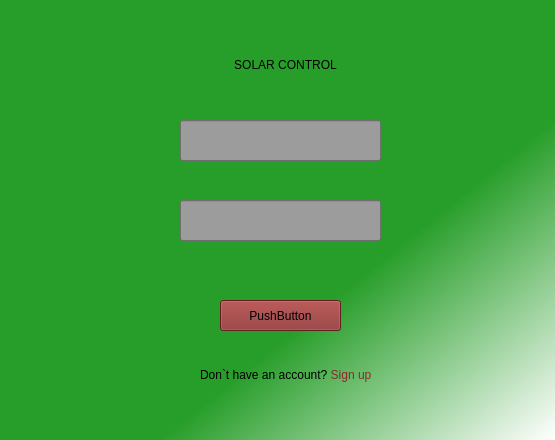
<?xml version="1.0" encoding="UTF-8"?>
<ui version="4.0">
 <class>Form</class>
 <widget class="QWidget" name="Form">
  <property name="geometry">
   <rect>
    <x>0</x>
    <y>0</y>
    <width>555</width>
    <height>440</height>
   </rect>
  </property>
  <property name="minimumSize">
   <size>
    <width>555</width>
    <height>440</height>
   </size>
  </property>
  <property name="maximumSize">
   <size>
    <width>555</width>
    <height>440</height>
   </size>
  </property>
  <property name="windowTitle">
   <string>Form</string>
  </property>
  <property name="styleSheet">
   <string notr="true">background-color: qlineargradient(spread:pad, x1:0.256, y1:0.272227, x2:1, y2:1, stop:0.511364 rgba(40, 158, 42, 255), stop:1 rgba(255, 255, 255, 255));</string>
  </property>
  <widget class="QLineEdit" name="Login">
   <property name="geometry">
    <rect>
     <x>180</x>
     <y>120</y>
     <width>201</width>
     <height>41</height>
    </rect>
   </property>
   <property name="whatsThis">
    <string>Login</string>
   </property>
   <property name="styleSheet">
    <string notr="true">background-color: rgb(156, 156, 156);</string>
   </property>
   <property name="inputMask">
    <string/>
   </property>
   <property name="text">
    <string/>
   </property>
   <property name="placeholderText">
    <string/>
   </property>
  </widget>
  <widget class="QLineEdit" name="Password">
   <property name="geometry">
    <rect>
     <x>180</x>
     <y>200</y>
     <width>201</width>
     <height>41</height>
    </rect>
   </property>
   <property name="whatsThis">
    <string>Login</string>
   </property>
   <property name="styleSheet">
    <string notr="true">background-color: rgb(156, 156, 156);</string>
   </property>
   <property name="inputMask">
    <string/>
   </property>
   <property name="text">
    <string/>
   </property>
   <property name="placeholderText">
    <string/>
   </property>
  </widget>
  <widget class="QPushButton" name="pushButton">
   <property name="geometry">
    <rect>
     <x>220</x>
     <y>300</y>
     <width>121</width>
     <height>31</height>
    </rect>
   </property>
   <property name="autoFillBackground">
    <bool>false</bool>
   </property>
   <property name="styleSheet">
    <string notr="true">background-color:rgb(136, 42, 42);
font: 8pt &quot;Comic Sans MS&quot;;
</string>
   </property>
   <property name="text">
    <string>PushButton</string>
   </property>
  </widget>
  <widget class="QLabel" name="label">
   <property name="geometry">
    <rect>
     <x>230</x>
     <y>50</y>
     <width>111</width>
     <height>31</height>
    </rect>
   </property>
   <property name="toolTip">
    <string/>
   </property>
   <property name="autoFillBackground">
    <bool>false</bool>
   </property>
   <property name="styleSheet">
    <string notr="true">border: 0px; background-color:rgba(0,0,0,0%);</string>
   </property>
   <property name="text">
    <string>&lt;html&gt;&lt;head/&gt;&lt;body&gt;&lt;p align=&quot;center&quot;&gt;SOLAR CONTROL&lt;/p&gt;&lt;/body&gt;&lt;/html&gt;</string>
   </property>
  </widget>
  <widget class="QLabel" name="label_2">
   <property name="geometry">
    <rect>
     <x>200</x>
     <y>360</y>
     <width>171</width>
     <height>31</height>
    </rect>
   </property>
   <property name="toolTip">
    <string/>
   </property>
   <property name="autoFillBackground">
    <bool>false</bool>
   </property>
   <property name="styleSheet">
    <string notr="true">border: 0px; background-color:rgba(0,0,0,0%);</string>
   </property>
   <property name="text">
    <string>&lt;html&gt;&lt;head/&gt;&lt;body&gt;&lt;p align=&quot;center&quot;&gt;Don`t have an account? &lt;span style=&quot; color:#882a2a;&quot;&gt;Sign up&lt;/span&gt;&lt;/p&gt;&lt;/body&gt;&lt;/html&gt;</string>
   </property>
  </widget>
 </widget>
 <resources>
  <include location="Background.qrc"/>
 </resources>
 <connections/>
</ui>
